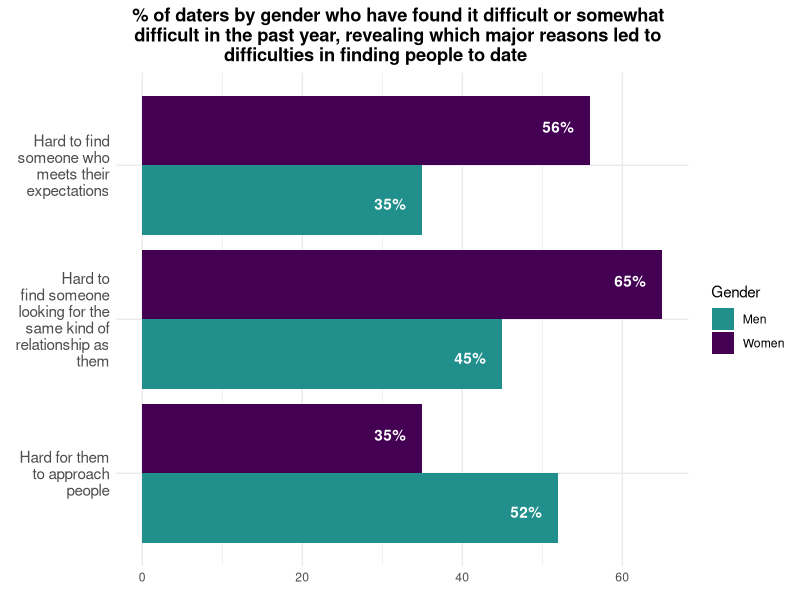

Source code (R):
## ---- chunk 1
knitr::opts_chunk$set(collapse = TRUE, out.width = "100%")
## ---- chunk 2
library(dplyr)
library(magrittr)
library(ggplot2)
library(reshape2)

labels <- c("Hard to find someone who meets their expectations",
            "Hard to find someone looking for the same kind of relationship as them",
            "Hard for them to approach people")
wrap_labels <- stringr::str_wrap(labels, width = 15)
q1 <- c(35, 56)
q2 <- c(45, 65)
q3 <- c(52, 35)
Gender <- c("Men", "Women")

data.df <- data.frame(q3, q2, q1, Gender)
melt.df <- melt(data = data.df, id.vars = c("Gender"))

ggplot(data = melt.df, aes(x = variable, y = value, fill = Gender)) + 
  geom_bar(stat = "identity", position = "dodge") +
  scale_x_discrete(labels = wrap_labels %>% rev(), name = element_blank()) +
  scale_y_continuous(name = element_blank()) +
  geom_text(aes(x = variable, y = value, fill = Gender, label = paste0(value, "%")), colour = "white", fontface = "bold", position = position_dodge2(width = 1), hjust = +1.5) +
  coord_flip() +
  scale_fill_manual(values = viridis::viridis(3)[-3] %>% rev(), aesthetics = "fill") +
  theme_minimal() +
  ggtitle(stringr::str_wrap("% of daters by gender who have found it difficult or somewhat difficult in the past year, revealing which major reasons led to difficulties in finding people to date", width = 70)) + 
  theme(plot.title = element_text(hjust = 0.4, face = "bold"), axis.text.y = element_text(size = 11))

